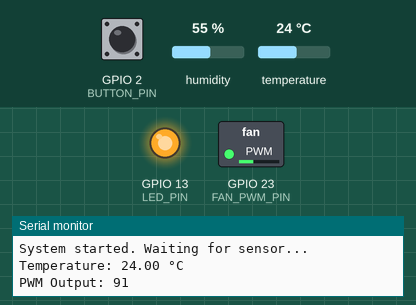
Simulated run of this sketch. Board: ESP32. Shown: switched loads named in the sketch (green lamp = pin HIGH), output pins drawn as LEDs (lit = HIGH), the last lines printed to the serial monitor. Inputs (shaded band) come from the test bench; at power-on: temperature 24 °C, GPIO 2 (BUTTON_PIN) HIGH, humidity 55 %.

Above: at 3.2 s.
3.3 s: temperature set to 12 °C
At 5.3 s:
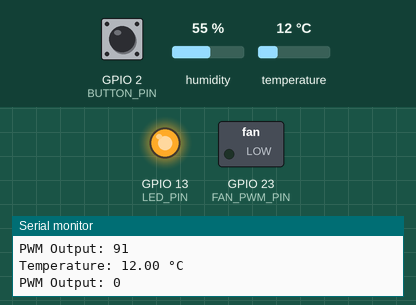
6.0 s: GPIO 2 (BUTTON_PIN) pulled LOW for 2.35 s
At 8.9 s:
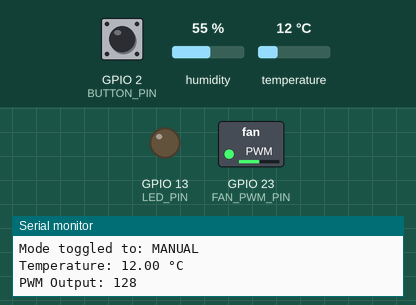
Timing chart, 0 to 10.4 s (numbered marks = the images above; inputs shaded):
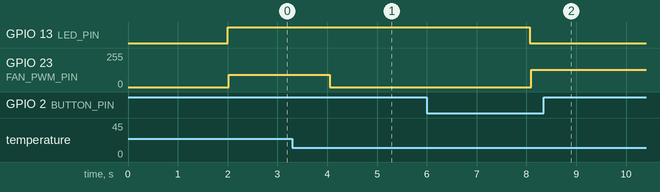

Measured:
- after the input at 3.3 s, GPIO 23 (FAN_PWM_PIN): 91/255 → 0/255 after 0.75 s
- after the input at 6.0 s, GPIO 13 (LED_PIN): HIGH → LOW after 2.1 s; GPIO 23 (FAN_PWM_PIN): 0/255 → 128/255 after 2.1 s

The sketch:

main.ino
```cpp
#include <DHT.h>

#define FAN_PWM_PIN     23
#define DHT_PIN         4
#define BUTTON_PIN      2
#define LED_PIN         13

#define DHTTYPE DHT11
#define PWM_CHANNEL 0
#define PWM_FREQ 25000
#define PWM_RESOLUTION 8

DHT dht(DHT_PIN, DHTTYPE);

bool autoMode = true;
int pwmValue = 0;
bool buttonState = HIGH;
bool lastButtonState = HIGH;
unsigned long lastDebounceTime = 0;
const unsigned long debounceDelay = 50;

void setup() {
  Serial.begin(115200);
  dht.begin();

  ledcSetup(PWM_CHANNEL, PWM_FREQ, PWM_RESOLUTION);
  ledcAttachPin(FAN_PWM_PIN, PWM_CHANNEL);

  pinMode(BUTTON_PIN, INPUT_PULLUP);
  pinMode(LED_PIN, OUTPUT);

  Serial.println("System started. Waiting for sensor...");
  delay(2000);
}

void loop() {
  int reading = digitalRead(BUTTON_PIN);

  if (reading != lastButtonState) {
    lastDebounceTime = millis();
  }

  if ((millis() - lastDebounceTime) > debounceDelay) {
    if (reading == LOW && buttonState == HIGH) {
      autoMode = !autoMode;
      Serial.print("Mode toggled to: ");
      Serial.println(autoMode ? "AUTO" : "MANUAL");
    }
    buttonState = reading;
  }

  lastButtonState = reading;

  digitalWrite(LED_PIN, autoMode ? HIGH : LOW);

  float temp = dht.readTemperature();
  if (isnan(temp)) {
    Serial.println("DHT sensor read failed.");
  } else {
    Serial.print("Temperature: ");
    Serial.print(temp);
    Serial.println(" °C");

    if (autoMode) {
      pwmValue = map(temp, 20, 40, 50, 255);
      pwmValue = constrain(pwmValue, 0, 255);
    } else {
      pwmValue = 128;
    }

    Serial.print("PWM Output: ");
    Serial.println(pwmValue);

    ledcWrite(PWM_CHANNEL, pwmValue);
  }

  delay(2000);
}
```
